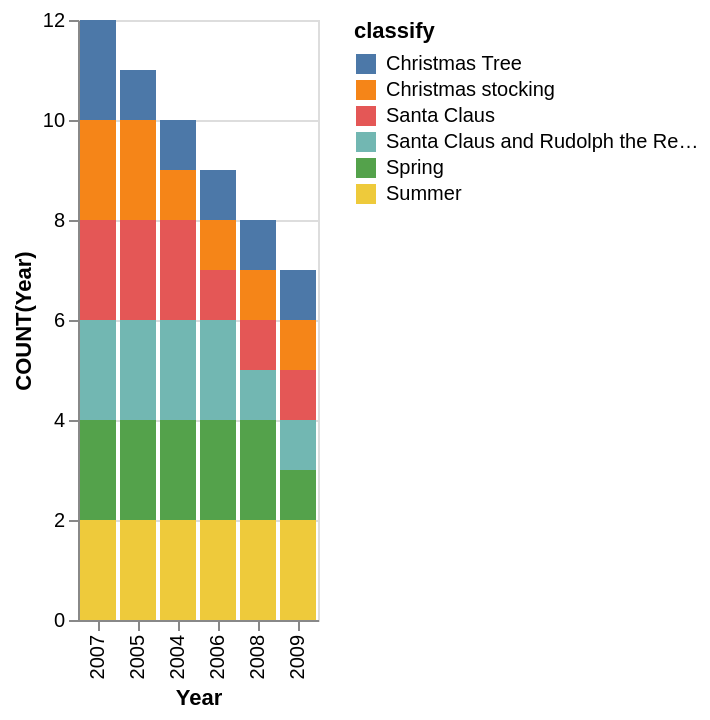

Write the Vega-Lite specification saved for this chart.
### Vega-Lite specification from a JSON file in a GitHub repository (floating-point values rounded to 4 significant figures)
{"data": {"values": [{"x_data": "2007", "y_data": 2, "classify": "Christmas Tree"}, {"x_data": "2005", "y_data": 1, "classify": "Christmas Tree"}, {"x_data": "2004", "y_data": 1, "classify": "Christmas Tree"}, {"x_data": "2006", "y_data": 1, "classify": "Christmas Tree"}, {"x_data": "2008", "y_data": 1, "classify": "Christmas Tree"}, {"x_data": "2009", "y_data": 1, "classify": "Christmas Tree"}, {"x_data": "2007", "y_data": 2, "classify": "Christmas stocking"}, {"x_data": "2005", "y_data": 2, "classify": "Christmas stocking"}, {"x_data": "2004", "y_data": 1, "classify": "Christmas stocking"}, {"x_data": "2006", "y_data": 1, "classify": "Christmas stocking"}, {"x_data": "2008", "y_data": 1, "classify": "Christmas stocking"}, {"x_data": "2009", "y_data": 1, "classify": "Christmas stocking"}, {"x_data": "2007", "y_data": 2, "classify": "Santa Claus"}, {"x_data": "2005", "y_data": 2, "classify": "Santa Claus"}, {"x_data": "2004", "y_data": 2, "classify": "Santa Claus"}, {"x_data": "2006", "y_data": 1, "classify": "Santa Claus"}, {"x_data": "2008", "y_data": 1, "classify": "Santa Claus"}, {"x_data": "2009", "y_data": 1, "classify": "Santa Claus"}, {"x_data": "2007", "y_data": 2, "classify": "Santa Claus and Rudolph the Red-Nosed Reindeer"}, {"x_data": "2005", "y_data": 2, "classify": "Santa Claus and Rudolph the Red-Nosed Reindeer"}, {"x_data": "2004", "y_data": 2, "classify": "Santa Claus and Rudolph the Red-Nosed Reindeer"}, {"x_data": "2006", "y_data": 2, "classify": "Santa Claus and Rudolph the Red-Nosed Reindeer"}, {"x_data": "2008", "y_data": 1, "classify": "Santa Claus and Rudolph the Red-Nosed Reindeer"}, {"x_data": "2009", "y_data": 1, "classify": "Santa Claus and Rudolph the Red-Nosed Reindeer"}, {"x_data": "2007", "y_data": 2, "classify": "Spring"}, {"x_data": "2005", "y_data": 2, "classify": "Spring"}, {"x_data": "2004", "y_data": 2, "classify": "Spring"}, {"x_data": "2006", "y_data": 2, "classify": "Spring"}, {"x_data": "2008", "y_data": 2, "classify": "Spring"}, {"x_data": "2009", "y_data": 1, "classify": "Spring"}, {"x_data": "2007", "y_data": 2, "classify": "Summer"}, {"x_data": "2005", "y_data": 2, "classify": "Summer"}, {"x_data": "2004", "y_data": 2, "classify": "Summer"}, {"x_data": "2006", "y_data": 2, "classify": "Summer"}, {"x_data": "2008", "y_data": 2, "classify": "Summer"}, {"x_data": "2009", "y_data": 2, "classify": "Summer"}]}, "mark": "bar", "encoding": {"x": {"field": "x_data", "type": "nominal", "title": "Year", "sort": {"op": "sum", "field": "y_data", "order": "descending"}}, "y": {"field": "y_data", "type": "quantitative", "title": "COUNT(Year)"}, "color": {"field": "classify"}}}
